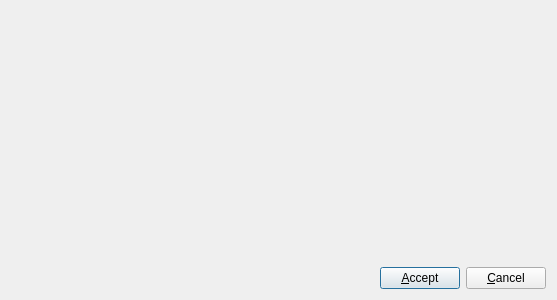
<?xml version="1.0" encoding="UTF-8"?>
<ui version="4.0">
 <class>TranslationDialog</class>
 <widget class="QDialog" name="TranslationDialog">
  <property name="geometry">
   <rect>
    <x>0</x>
    <y>0</y>
    <width>557</width>
    <height>300</height>
   </rect>
  </property>
  <property name="windowTitle">
   <string>Translation dialog</string>
  </property>
  <layout class="QVBoxLayout">
   <item>
    <spacer>
     <property name="orientation">
      <enum>Qt::Vertical</enum>
     </property>
     <property name="sizeHint" stdset="0">
      <size>
       <width>20</width>
       <height>40</height>
      </size>
     </property>
    </spacer>
   </item>
   <item>
    <layout class="QHBoxLayout">
     <item>
      <spacer>
       <property name="orientation">
        <enum>Qt::Horizontal</enum>
       </property>
       <property name="sizeHint" stdset="0">
        <size>
         <width>40</width>
         <height>20</height>
        </size>
       </property>
      </spacer>
     </item>
     <item>
      <widget class="QPushButton" name="pushAccept">
       <property name="text">
        <string>&amp;Accept</string>
       </property>
       <property name="icon">
        <iconset resource="common.qrc">
         <normaloff>:/images/ok.png</normaloff>:/images/ok.png</iconset>
       </property>
      </widget>
     </item>
     <item>
      <widget class="QPushButton" name="pushCancel">
       <property name="text">
        <string>&amp;Cancel</string>
       </property>
       <property name="icon">
        <iconset resource="common.qrc">
         <normaloff>:/images/cancel.png</normaloff>:/images/cancel.png</iconset>
       </property>
      </widget>
     </item>
    </layout>
   </item>
  </layout>
 </widget>
 <resources>
  <include location="common.qrc"/>
 </resources>
 <connections>
  <connection>
   <sender>pushCancel</sender>
   <signal>clicked()</signal>
   <receiver>TranslationDialog</receiver>
   <slot>reject()</slot>
   <hints>
    <hint type="sourcelabel">
     <x>249</x>
     <y>244</y>
    </hint>
    <hint type="destinationlabel">
     <x>295</x>
     <y>278</y>
    </hint>
   </hints>
  </connection>
 </connections>
</ui>
